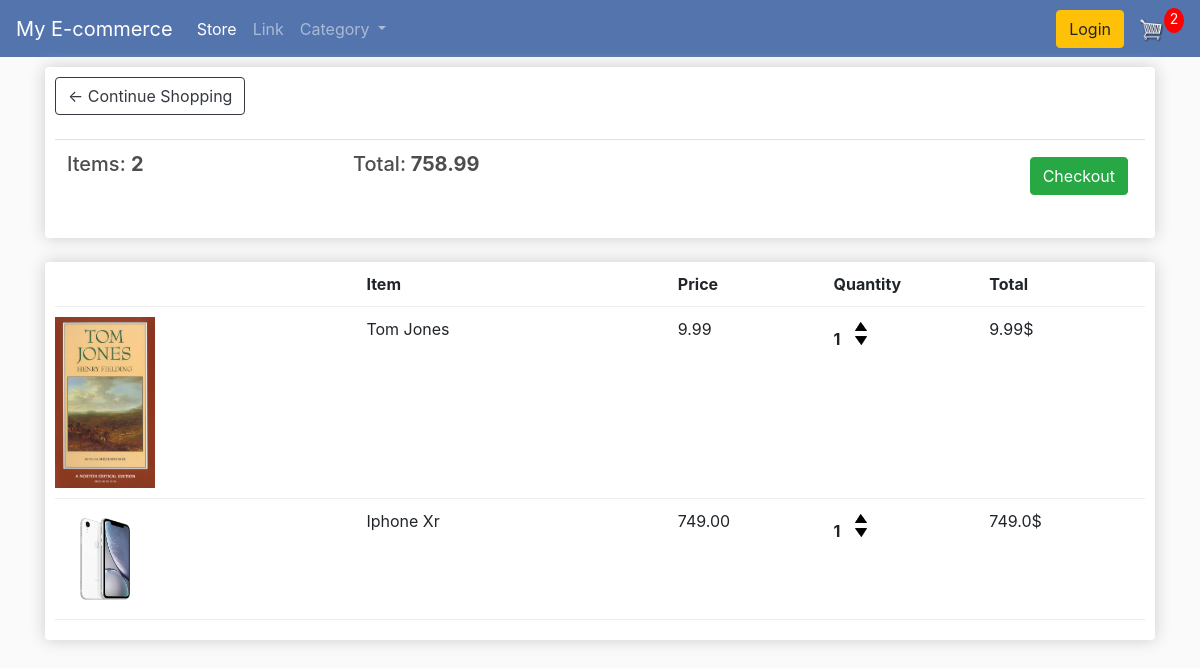
/cart/ (signed in), run on an earlier commit of the app's database.
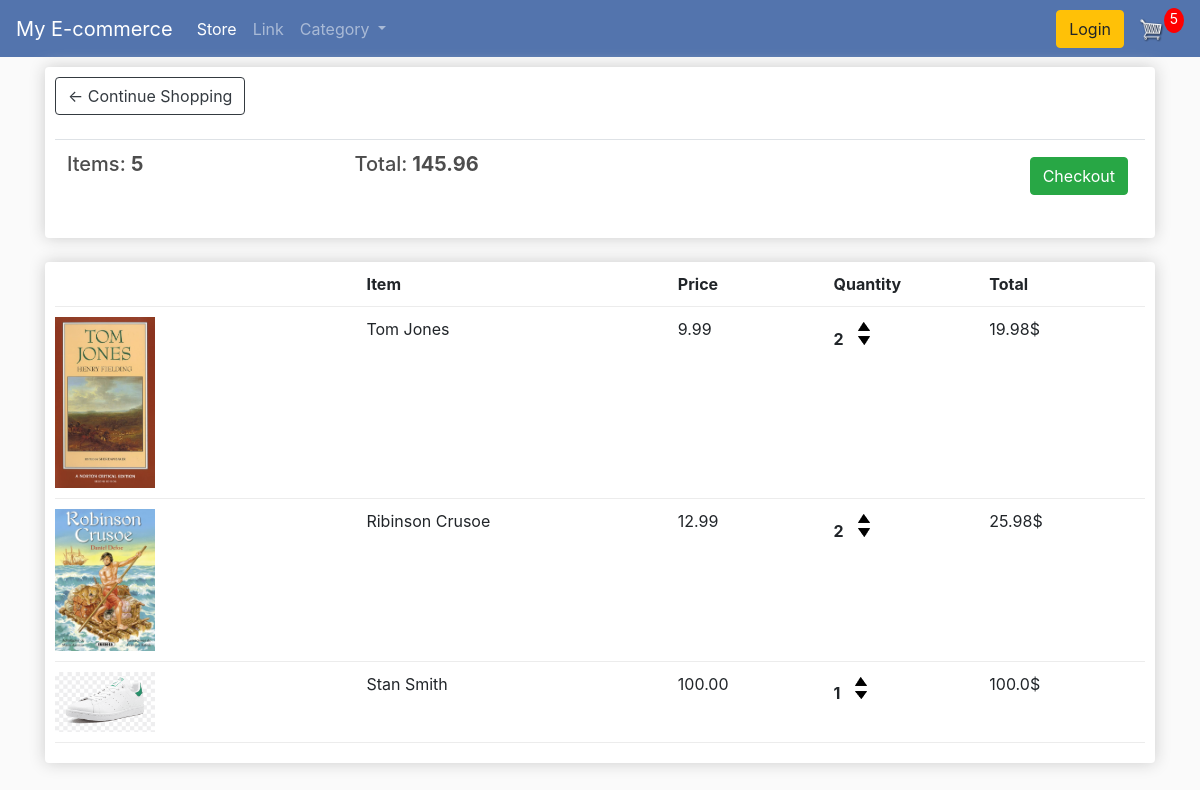
And on a later commit of the database.
### store/models.py (models this page shows, shortened)
class Order(models.Model):
    customer = models.ForeignKey(Customer, on_delete=models.SET_NULL, null=True, blank=True)
    date_ordered = models.DateTimeField(auto_now_add=True)
    complete = models.BooleanField(default=False)
    transaction_id = models.CharField(max_length=100, null=True)
    @property
    def get_cart_tot(self):
        orderitems = self.orderitem_set.all()
        total = sum([item.get_total for item in orderitems ])
        return total
    @property
    def get_cart_items(self):
        orderitems = self.orderitem_set.all()
        total = sum([item.quantity for item in orderitems ])
        return total

class OrderItem(models.Model):
    product = models.ForeignKey(Product, on_delete = models.SET_NULL, null=True)
    order = models.ForeignKey(Order, on_delete = models.SET_NULL, null=True)
    quantity = models.IntegerField(default = 0, null = True, blank = True)
    date_added = models.DateTimeField(auto_now_add=True)
    @property
    def get_total(self):
        total = self.product.price * self.quantity
        return total

class Product(models.Model):
    name = models.CharField(max_length=200, null=True)
    price = models.FloatField()
    digital = models.BooleanField(default=False, null=True, blank=True)
    category = models.ForeignKey(Category, on_delete= models.CASCADE, default=1)
    description = models.CharField(max_length=300, default='', blank=True)
    image = models.ImageField(null=True, blank =True)
    @property
    def imageURL(self):
        try:
            url= self.image.url
        except:
            url = ''
        return url

### store/views.py (the view)
# urls.py: path('cart/', views.cart, name= "cart"),
def cart(request):
    if request.user.is_authenticated:
        customer = request.user.customer
        order, created = Order.objects.get_or_create(customer = customer, complete = False)
        items = order.orderitem_set.all()
        cartItems = order.get_cart_items
    else:
        items = []
        order = {'get_cart_tot': 0, 'get_cart_items':0, 'shipping':False}
        cartItems = order['get_cart_items']
    context = {'items' : items, 'order': order, 'cartItems': cartItems}
    return render (request, 'store/cart.html', context)

### store/templates/store/cart.html
{% extends 'store/main.html' %}
 {% load static %}
 {% static "images" as baseUrl %}
 {% block content %}
 <div class="row">
    <div class="col-lg-12">
        <div class="box-element">
            <a  class="btn btn-outline-dark" href="{% url 'store' %}">&#x2190; Continue Shopping</a>
            <br>
            <br>
            <table class="table">
                <tr>
                    <th><h5>Items: <strong>{{order.get_cart_items}}</strong></h5></th>
                    <th><h5>Total:<strong> {{order.get_cart_tot}}</strong></h5></th>
                    <th>
                        <a  style="float:right; margin:5px;" class="btn btn-success" href="{% url 'checkout' %}">Checkout</a>
                    </th>
                </tr>
            </table>
        </div>
        <br>
        <div class="box-element">
            <div class="cart-row">
                <div style="flex:2"></div>
                <div style="flex:2"><strong>Item</strong></div>
                <div style="flex:1"><strong>Price</strong></div>
                <div style="flex:1"><strong>Quantity</strong></div>
                <div style="flex:1"><strong>Total</strong></div>
            </div>
            {% for item in items %}
            <div class="cart-row">
                <div style="flex:2"><img class="row-image" src="{{ item.product.imageURL }}"></div>
                <div style="flex:2">{{item.product.name}}</div>
                <div style="flex:1">{{item.product.price|floatformat:2}}</div>
                <div style="flex:1">
                    <p class="quantity">{{item.quantity}}</p>
                    <div class="quantity">
                        <img data-product={{item.product.id}} data-action="add"  class="chg-quantity update-cart" src="{% static  'images/arrow-up.png' %}">
                        <img data-product={{item.product.id}} data-action="remove" class="chg-quantity update-cart" src="{% static  'images/arrow-down.png' %}">
                    </div>
                </div>
                <div style="flex:1"><p>{{item.get_total}}$</p></div>
            </div>
            {% endfor %}
        </div>
    </div>
</div>
 {% endblock content %}

### store/templates/store/main.html (shortened to what this page needs)
{% load static %}
{% static "images" as baseUrl %}
<!DOCTYPE html>
<html>
<head>
<link rel="stylesheet" href="https://stackpath.bootstrapcdn.com/bootstrap/4.4.1/css/bootstrap.min.css"
integrity="sha384-Vkoo8x4CGsO3+Hhxv8T/Q5PaXtkKtu6ug5TOeNV6gBiFeWPGFN9MuhOf23Q9Ifjh"
crossorigin="anonymous">
<link rel = "stylesheet" type="text/css" href="{% static 'css/main.css' %}">
</head>
<body>
    <nav class="navbar navbar-expand-lg navbar-dark bg-dark">
        <a class="navbar-brand" href="{% url 'store' %}"> My E-commerce </a>
        <div class="collapse navbar-collapse" id="navbarSupportedContent">
          <ul class="navbar-nav mr-auto">
            <li class="nav-item active">
              <a class="nav-link" href="{% url 'store' %}"> Store  <span class="sr-only">(current)</span></a>
            </li>
            <li class="nav-item">
              <a class="nav-link" href="#">Link</a>
            </li>
            <li class="nav-item dropdown">
              <a class="nav-link dropdown-toggle" href="{% url 'category'%}" id="navbarDropdown" role="button" data-toggle="dropdown" aria-haspopup="true" aria-expanded="false">
                Category
              </a>
            </li>
          </ul>
          <div class="form-inline my-2 my-lg-0">
            <a href="#"class="btn btn-warning">Login</a>
            <a href="{% url 'cart' %}">
               <img  id="cart-icon" src="{% static 'images/cart.png' %}">
           </a>
           <p id="cart-total">{{cartItems}}</p>
       </div>
        </div>
      </nav>
    <div class="container">
        {% block content %}
        {% endblock content %}
    </div>
</body>
</html>

### static/css/main.css (style rules this page uses)
body { background-color: hsl(0, 0%, 98%); }
h1,h2,h3,h4,h5,h6 { color:hsl(0, 0%, 30%); }
.box-element { box-shadow:hsl(0, 0%, 80%) 0 0 16px; background-color: #fff; border-radius: 4px; padding: 10px; }
.bg-dark { background-color: #5374ad!important; }
#cart-icon { width:25px; display: inline-block; margin-left: 15px; }
#cart-total { display: block; text-align: center; color:#fff; background-color: red; width: 20px; height: 25px; border-radius: 50%; font-size: 14px; }
.col-lg-4, .col-lg-6, .col-lg-8, .col-lg-12 { margin-top: 10px; }
.btn { border-radius: 5; }
.row-image { width: 100px; }
.cart-row { display: flex; align-items: flex-stretch; padding-bottom: 10px; margin-bottom: 10px; border-bottom: 1px solid #ececec; }
.quantity { display: inline-block; font-weight: 700; padding-right:10px; }
.chg-quantity { width: 12px; cursor: pointer; display: block; margin-top: 5px; transition:.1s; }

What changed in the data, as far as the page shows it:
removed OrderItem: product.imageURL (picture), product.name "Iphone Xr", product.price "749.00", quantity "1", get_total "749.0"
changed through a linked row, Order: get_cart_items "2" → "5"; get_cart_tot "758.99" → "145.96"
changed OrderItem "Tom Jones": quantity "1" → "2"; get_total "9.99" → "19.98"
added OrderItem: product.imageURL (picture), product.name "Ribinson Crusoe", product.price "12.99", quantity "2", get_total "25.98"
added OrderItem: product.imageURL (picture), product.name "Stan Smith", product.price "100.00", quantity "1", get_total "100.0"
Also different on the page:
{{ cartItems }}: "2" → "5"
